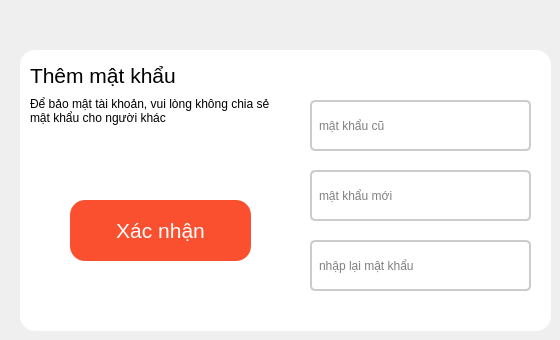
      <widget class="QWidget" name="page_7">
       <widget class="QLineEdit" name="lineEdit_6">
        <property name="geometry">
         <rect>
          <x>310</x>
          <y>100</y>
          <width>221</width>
          <height>51</height>
         </rect>
        </property>
        <property name="styleSheet">
         <string notr="true">
font: 15pt &quot;Segoe UI&quot;;
    border: 2px solid #ccc;
    border-radius: 5px;
    padding: 5px;</string>
        </property>
        <property name="text">
         <string/>
        </property>
        <property name="echoMode">
         <enum>QLineEdit::EchoMode::Password</enum>
        </property>
        <property name="placeholderText">
         <string>mật khẩu cũ</string>
        </property>
       </widget>
       <widget class="QLineEdit" name="lineEdit_7">
        <property name="geometry">
         <rect>
          <x>310</x>
          <y>170</y>
          <width>221</width>
          <height>51</height>
         </rect>
        </property>
        <property name="styleSheet">
         <string notr="true">
font: 15pt &quot;Segoe UI&quot;;
    border: 2px solid #ccc;
    border-radius: 5px;
    padding: 5px;</string>
        </property>
        <property name="text">
         <string/>
        </property>
        <property name="echoMode">
         <enum>QLineEdit::EchoMode::Password</enum>
        </property>
        <property name="placeholderText">
         <string>mật khẩu mới</string>
        </property>
       </widget>
       <widget class="QLineEdit" name="lineEdit_8">
        <property name="geometry">
         <rect>
          <x>310</x>
          <y>240</y>
          <width>221</width>
          <height>51</height>
         </rect>
        </property>
        <property name="styleSheet">
         <string notr="true">
font: 15pt &quot;Segoe UI&quot;;
    border: 2px solid #ccc;
    border-radius: 5px;
    padding: 5px;</string>
        </property>
        <property name="text">
         <string/>
        </property>
        <property name="echoMode">
         <enum>QLineEdit::EchoMode::Password</enum>
        </property>
        <property name="placeholderText">
         <string>nhập lại mật khẩu</string>
        </property>
       </widget>
       <widget class="QPushButton" name="btn_eye_p">
        <property name="geometry">
         <rect>
          <x>470</x>
          <y>100</y>
          <width>61</width>
          <height>51</height>
         </rect>
        </property>
        <property name="contextMenuPolicy">
         <enum>Qt::ContextMenuPolicy::DefaultContextMenu</enum>
        </property>
        <property name="styleSheet">
         <string notr="true">border: none;
background: none;</string>
        </property>
        <property name="text">
         <string/>
        </property>
        <property name="icon">
         <iconset>
          <normaloff>../img/eye-slash-solid.svg</normaloff>../img/eye-slash-solid.svg</iconset>
        </property>
        <property name="iconSize">
         <size>
          <width>32</width>
          <height>32</height>
         </size>
        </property>
       </widget>
       <widget class="QPushButton" name="btn_eye_p_2">
        <property name="geometry">
         <rect>
          <x>470</x>
          <y>240</y>
          <width>61</width>
          <height>51</height>
         </rect>
        </property>
        <property name="styleSheet">
         <string notr="true">border: none;
background: none;</string>
        </property>
        <property name="text">
         <string/>
        </property>
        <property name="icon">
         <iconset>
          <normaloff>../img/eye-slash-solid.svg</normaloff>../img/eye-slash-solid.svg</iconset>
        </property>
        <property name="iconSize">
         <size>
          <width>32</width>
          <height>32</height>
         </size>
        </property>
       </widget>
       <widget class="QPushButton" name="btn_eye_p_3">
        <property name="geometry">
         <rect>
          <x>470</x>
          <y>170</y>
          <width>61</width>
          <height>51</height>
         </rect>
        </property>
        <property name="styleSheet">
         <string notr="true">border: none;
background: none;</string>
        </property>
        <property name="text">
         <string/>
        </property>
        <property name="icon">
         <iconset>
          <normaloff>../img/eye-slash-solid.svg</normaloff>../img/eye-slash-solid.svg</iconset>
        </property>
        <property name="iconSize">
         <size>
          <width>32</width>
          <height>32</height>
         </size>
        </property>
       </widget>
       <widget class="QLabel" name="label_69">
        <property name="geometry">
         <rect>
          <x>20</x>
          <y>50</y>
          <width>531</width>
          <height>281</height>
         </rect>
        </property>
        <property name="styleSheet">
         <string notr="true">background-color: rgb(255, 255, 255);
border-radius: 15px;</string>
        </property>
        <property name="text">
         <string/>
        </property>
       </widget>
       <widget class="QLabel" name="label_48">
        <property name="geometry">
         <rect>
          <x>30</x>
          <y>50</y>
          <width>181</width>
          <height>51</height>
         </rect>
        </property>
        <property name="font">
         <font>
          <pointsize>16</pointsize>
         </font>
        </property>
        <property name="styleSheet">
         <string notr="true">color: rgb(0, 0, 0);</string>
        </property>
        <property name="text">
         <string>Thêm mật khẩu</string>
        </property>
       </widget>
       <widget class="QLabel" name="label_49">
        <property name="geometry">
         <rect>
          <x>30</x>
          <y>90</y>
          <width>241</width>
          <height>41</height>
         </rect>
        </property>
        <property name="styleSheet">
         <string notr="true">color: rgb(0, 0, 0);</string>
        </property>
        <property name="text">
         <string>Để bảo mật tài khoản, vui lòng không chia sẻ
mật khẩu cho người khác</string>
        </property>
       </widget>
       <widget class="QPushButton" name="pushButton_32">
        <property name="geometry">
         <rect>
          <x>70</x>
          <y>200</y>
          <width>181</width>
          <height>61</height>
         </rect>
        </property>
        <property name="font">
         <font>
          <pointsize>16</pointsize>
         </font>
        </property>
        <property name="styleSheet">
         <string notr="true">border-radius: 15px;
background-color: rgb(250, 80, 48);
color: rgb(255, 255, 255);</string>
        </property>
        <property name="text">
         <string>Xác nhận</string>
        </property>
       </widget>
       <zorder>label_69</zorder>
       <zorder>lineEdit_6</zorder>
       <zorder>lineEdit_7</zorder>
       <zorder>lineEdit_8</zorder>
       <zorder>btn_eye_p</zorder>
       <zorder>btn_eye_p_2</zorder>
       <zorder>btn_eye_p_3</zorder>
       <zorder>label_48</zorder>
       <zorder>label_49</zorder>
       <zorder>pushButton_32</zorder>
      </widget>
